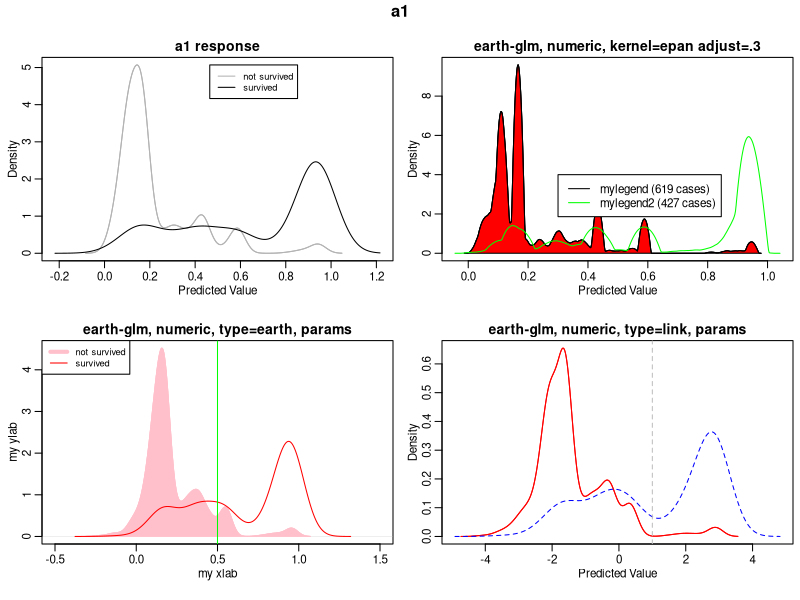
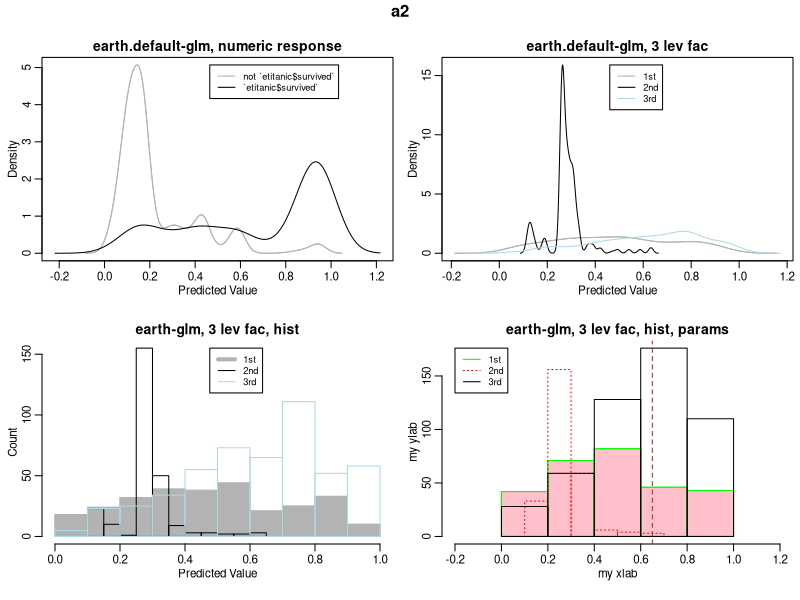
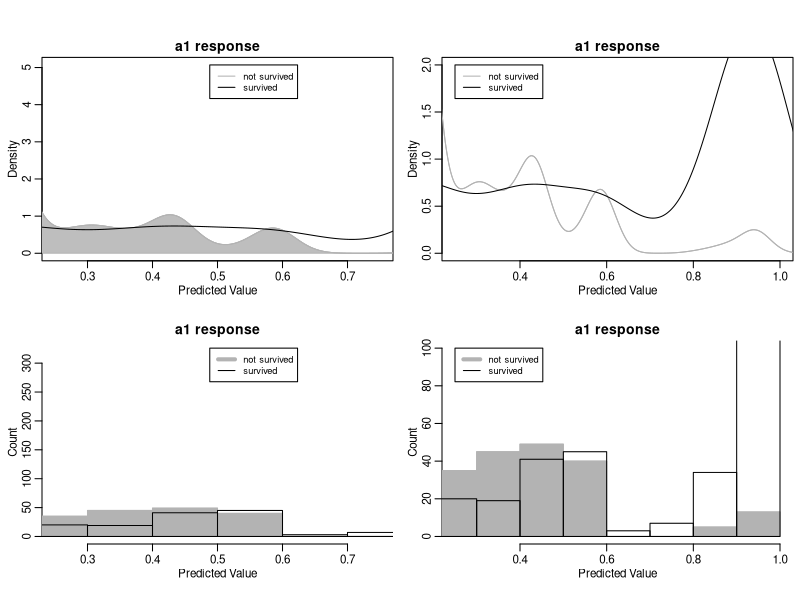
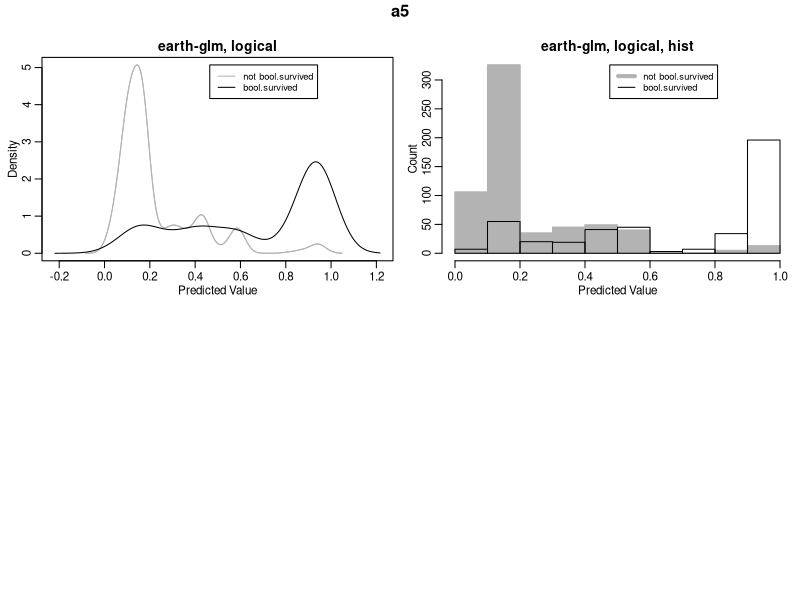
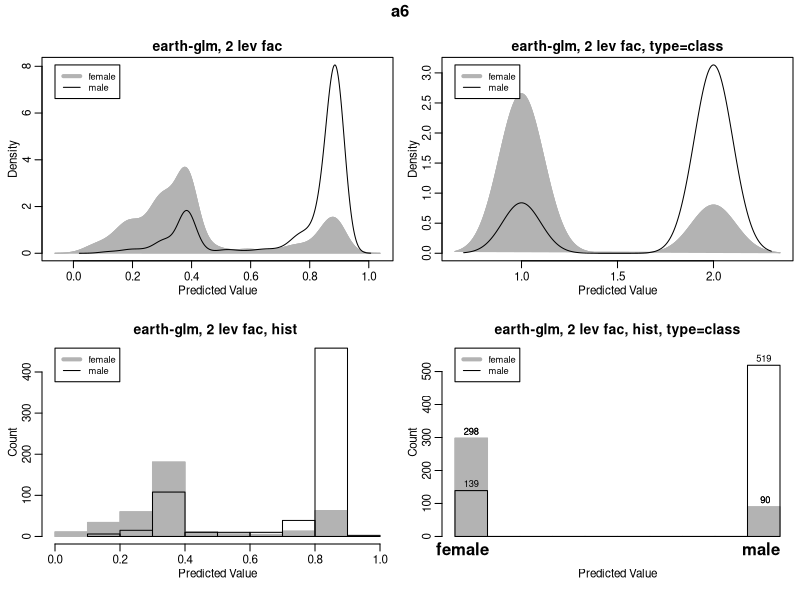
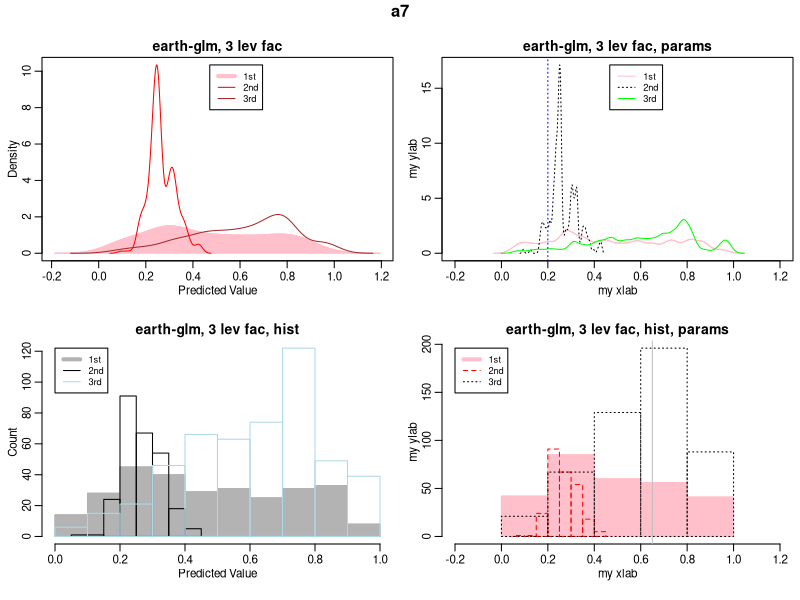
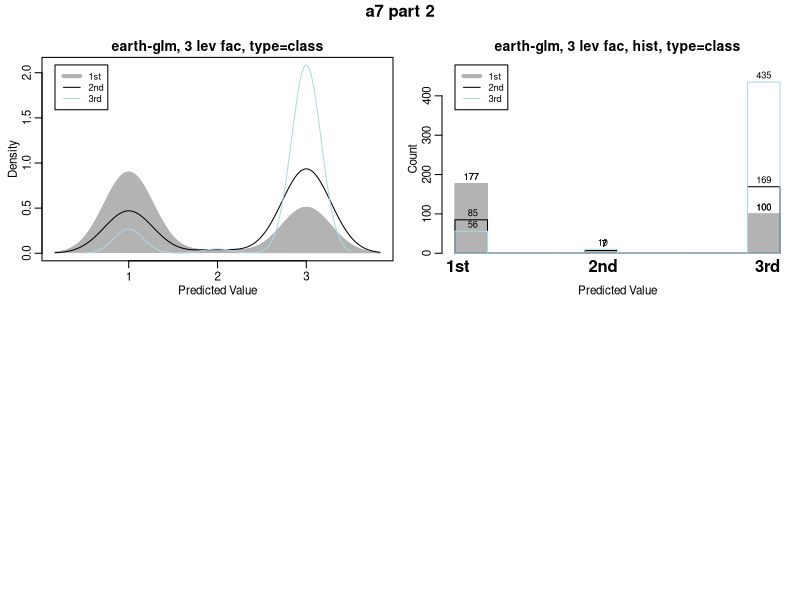
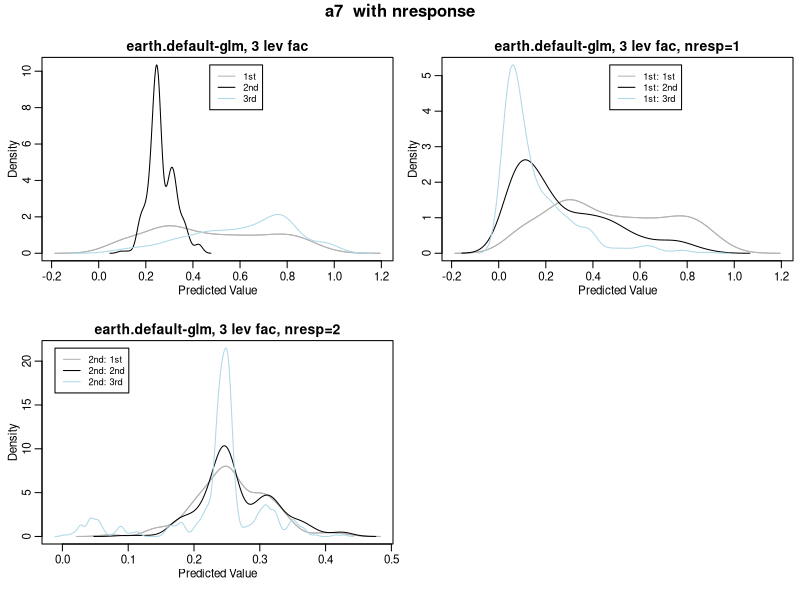

These figures' R source, in order: (Note: this script raises an error after producing the figures.)
# test.plotd.R

library(earth)
set.seed(2016)

printh <- function(caption)
    cat("===", caption, "\n", sep="")

multifigure <- function(caption)
{
    printh(caption)
    par(mfrow=c(2, 2))
    par(cex = 0.7)
    par(mar = c(4, 3, 1.7, 0.5))    # small margins and text to pack figs in
    par(mgp = c(1.6, 0.6, 0))       # flatten axis elements
    oma <- par("oma") # make space for caption
    oma[3] <- 2.4
    par(oma=oma)
}
do.caption <- function(caption)
    mtext(caption, outer=TRUE, font=2, line=1, cex=1)
data(etitanic)
if(!interactive())
    postscript(paper="letter")
old.par <- par(no.readonly=TRUE)

# test plotd basic functionality on a numeric response

multifigure("a1") # start a new page
a1 <- earth(survived ~ ., data=etitanic, degree=2, glm=list(family=binomial))

plotd(a1)
do.caption("a1")

plotd(a1, main="earth-glm, numeric, kernel=epan adjust=.3", trace=TRUE,
      kernel="epan", adjust=.3, legend.names=c("mylegend", "mylegend2"),
      legend.pos=c(.3,4), cex.legend=1, legend.extra=TRUE,
      col=c(1, "green"), fill="red")

plotd(a1, main="earth-glm, numeric, type=earth, params",
      type="earth", xlab="my xlab", ylab="my ylab",
      legend.pos="topleft", xlim=c(-.5, 1.5), zero.line=TRUE, vline.col="green",
      col=c("pink", "red"), fill="pink")

plotd(a1, main="earth-glm, numeric, type=link, params", type="link", legend=FALSE,
      col=c("red", "blue"), lty=c(1,2),
      vline.thresh=1, vline.col="gray", vline.lty=2)

# test with earth.default (as opposed to earth.formula)
multifigure("a2") # start a new page
a2 <- earth(etitanic[,-2], etitanic$survived, degree=2, glm=list(family=binomial))
plotd(a2, main="earth.default-glm, numeric response")
do.caption("a2")

printh("a3")
a3 <- earth(etitanic[,-1], etitanic$pclass, degree=2, glm=list(family=binomial))
plotd(a3, main="earth.default-glm, 3 lev fac")

# test plotd with histograms

plotd(a3, main="earth-glm, 3 lev fac, hist", hist=TRUE)

plotd(a3, main="earth-glm, 3 lev fac, hist, params",
      hist=TRUE, col=c("green", "red", "black"), fill="pink", lty=c(1,3),
      xlab="my xlab", ylab="my ylab", xlim=c(-.2, 1.2),
      vline.thresh=.65, vline.col="brown", vline.lty=2, breaks=5)

# xlim and ylim tests

multifigure("xlim and ylim tests") # start a new page
plotd(a1, xlim=c(.25,.75), fill="gray")
printh("xlim and ylim tests")
plotd(a1, xlim=c(.25,1), ylim=c(0,2))
plotd(a1, xlim=c(.25,.75), hist=TRUE)
plotd(a1, xlim=c(.25,1), ylim=c(0,100), hist=TRUE)

# test plotd with a logical response

multifigure("a5")
bool.survived <- as.logical(etitanic$survived)
a5 <- earth(bool.survived ~ . - survived, data=etitanic, degree=2, glm=list(family=binomial))
plotd(a5, main="earth-glm, logical")
do.caption("a5")
plotd(a5, main="earth-glm, logical, hist", hist=TRUE)

# test plotd with a two level factor

multifigure("a6")
a6 <- earth(sex ~ ., data=etitanic, glm=list(family=binomial))
plotd(a6, main="earth-glm, 2 lev fac", fill="gray70")
do.caption("a6")
plotd(a6, main="earth-glm, 2 lev fac, type=class", type="class", fill="gray70")
plotd(a6, main="earth-glm, 2 lev fac, hist ", hist=TRUE)
plotd(a6, main="earth-glm, 2 lev fac, hist, type=class", type="class", hist=TRUE, labels=TRUE)

# test plotd with a 3 level factor

multifigure("a7")
a7 <- earth(pclass ~ ., data=etitanic, glm=list(family=binomial))

plotd(a7, main="earth-glm, 3 lev fac",
      col=c("pink", "red", "brown"), fill="pink")
do.caption("a7")

plotd(a7, main="earth-glm, 3 lev fac, params",
      xlab="my xlab", ylab="my ylab", xlim=c(-.2, 1.2),
      col=c("pink", "black", "green"), lty=c(1,3,1),
      vline.thresh=.2, vline.col="blue", vline.lty=3,
      adjust=.3)

plotd(a7, main="earth-glm, 3 lev fac, hist", hist=TRUE)

plotd(a7, main="earth-glm, 3 lev fac, hist, params",
      hist=TRUE, col=c("pink", "red", "black"), fill=c("pink"), lty=c(1,2,3),
      xlab="my xlab", ylab="my ylab", xlim=c(-.2, 1.2),
      vline.thresh=.65, vline.col="gray", vline.lty=1,
      breaks=5)

multifigure("a7 part 2")
plotd(a7, type="class", main="earth-glm, 3 lev fac, type=class", fill="gray70")
do.caption("a7 part 2")
plotd(a7, type="class", main="earth-glm, 3 lev fac, hist, type=class", hist=TRUE, labels=TRUE)

# test nresponse

multifigure("a7 with nresponse")
plotd(a7, main="earth.default-glm, 3 lev fac")
do.caption("a7  with nresponse")
plotd(a7, main="earth.default-glm, 3 lev fac, nresp=1", nresp=1)
plotd(a7, main="earth.default-glm, 3 lev fac, nresp=2", nresp=2)
#plotd(a7, main="earth.default-glm, 3 lev fac, nresp=c(1,2)", nresp=c(1,2))

# test plotd with earth not glm

multifigure("a8")
a8 <- earth(survived ~ ., data=etitanic, degree=2)
plotd(a8, main="earth, numeric, no glm arg")
do.caption("a8")
plotd(a8, main="earth, hist, num, no glm arg, type=class", hist=TRUE, type="class")

printh("a9")
a9 <- earth(survived - .5 ~ .-survived, data=etitanic, degree=2)
plotd(a9, main="earth, survived-.5, type=class, thresh=0", hist=TRUE, type="class",thresh=0,vline.col="brown",xaxis.cex=.8, fill="pink",breaks=4,labels=TRUE)
plotd(a9, main="earth, survived-.5, type=class, thresh=0.3", hist=TRUE, type="class",thresh=0.3,vline.col="brown", xaxis.cex=.7,breaks=3,labels=TRUE)

multifigure("a10")
bool.survived <- as.logical(etitanic$survived)
a10 <- earth(bool.survived ~ . - survived, data=etitanic, degree=2)
plotd(a10, main="earth, logical, no glm arg")
do.caption("a10")

printh("a11")
a11 <- earth(sex ~ ., data=etitanic, degree=2)
plotd(a11, main="earth, 2 lev fac, no glm arg")

printh("a12")
a12 <- earth(pclass ~ ., data=etitanic, degree=2)
plotd(a12, main="earth, 3 lev fac, no glm arg")

# test that we can change the order of the levels and still get the same results
multifigure("compare pclass with different factor levels")
printh("fit.pclass")
fit.pclass <- earth(pclass ~ ., data=etitanic, degree=2)
plotd(fit.pclass, type="class", hist=1, main="fit.pclass", fill=0,
           col=c(2, 1, "lightblue"))
do.caption("left and right graphs should match, up to level order")
printh("fit.pclass.reorder")
tit <- etitanic
pclass <- as.character(tit$pclass)
pclass[pclass == "1st"] <- "first"
pclass[pclass == "2nd"] <- "class2"
pclass[pclass == "3rd"] <- "classthird"
tit$pclass <- factor(pclass, levels=c("class2", "classthird", "first"))
fit.pclass.reorder <- earth(pclass ~ ., data=tit, degree=2)
plotd(fit.pclass.reorder, type="class", hist=1, main="fit.pclass.reorder",
      col=c(1, "lightblue", 2), fill=0, legend.pos="topright")

# examples from the man page

printh("example(plotd)")
example(plotd)
do.caption("example(plotd)")

multifigure("glm.model example from man page")
library(earth); data(etitanic)
glm.model <- glm(sex ~ ., data=etitanic, family=binomial)
plotd(glm.model)
do.caption("glm.model example from man page")

printh("lm.model example from man page")
library(earth); data(etitanic)
lm.model <- lm(as.numeric(sex) ~ ., data=etitanic)
plotd(lm.model, trace=2)
plot(1,1) # dummy plot
plot(1,1)

# test with rpart (also test nresponse with a character value)
printh("rpart")
library(rpart); library(earth); data(etitanic)
rpart.model <- rpart(sex ~ ., data = etitanic, method="class")
plotd(rpart.model, type="prob", nresponse="female")
plotd(rpart.model, type="prob", nresponse="ma")
plotd(rpart.model, type="class", hist=TRUE, labels=TRUE)
plotd(rpart.model, hist=TRUE, labels=TRUE) # default type is "vector"

printh("lda.model examples from man pages")
library(MASS); library(earth); data(etitanic)
lda.model <- lda(sex ~ ., data=etitanic)
plotd(lda.model, type="response")
plotd(lda.model, hist=TRUE, labels=TRUE)

library(MASS); library(earth); set.seed(420)
example(lda)
plotd(z, type="response", nresponse=1) # nresponse=1 selects first linear discriminant
do.caption("lda.model example from example(lda)")

a.qda <- qda(survived ~ ., data=etitanic)
plotd(a.qda)
plotd(a.qda, type="post")

# test plotd with lm models

multifigure("lm1")
lm1 <- lm(survived ~ ., data=etitanic)
plotd(lm1)
do.caption("lm1")
plotd(lm1, main="lm1, survived")
plotd(lm1, hist=TRUE, main="lm1, survived, hist=TRUE, labels=1", labels=1)

printh("lm2")
bool.survived <- as.logical(etitanic$survived)
lm2 <- lm(bool.survived ~ . - survived, data=etitanic)
plotd(lm2, main="lm, logical")

# following commented out because lm doesn't like factor responses(?)
# printh("lm3")
# lm3 <- lm(sex ~ ., data=etitanic)
# plotd(lm3, main="lm, 2 lev fac")
#
# printh("lm4")
# lm4 <- lm(pclass ~ ., data=etitanic)
# plotd(lm4, main="lm, 3 lev fac")

multifigure("lm5")
lm5 <- lm(age - mean(age)~ ., data=etitanic)
plotd(lm5, main="lm5, age - mean(age)")
do.caption("lm5")

printh("lm6")
lm6 <- lm(unclass(pclass)-1 ~ ., data=etitanic)
plotd(lm6, main="lm6, unclass(pclass)-1")
plotd(lm6, main="lm6, unclass(pclass)-1, fac=TRUE", hist=TRUE)

printh("lm7")
lm7 <- lm(cbind(survived, sin(age)) ~ ., data=etitanic) # nonsense model
plotd(lm7, xlim=c(-.5,1.5), hist=TRUE, main="lm7, NCOL(y)==2")

multifigure("lm5")
lm8 <- lm(cbind(survived, sin(age), cos(age)) ~ ., data=etitanic) # nonsense model
plotd(lm8, hist=TRUE, main="lm8, NCOL(y)==3")
do.caption("lm8")

# test plotd with glm models

multifigure("glm1")
glm1 <- glm(survived ~ ., data=etitanic, family=binomial)
plotd(glm1, main="glm1, survived")
do.caption("glm1")

printh("glm2")
glm2 <- glm(pclass ~ ., data=etitanic, family=binomial)
plotd(glm2, main="glm2, pclass")

printh("glm3")
glm3 <- glm(sex ~ ., data=etitanic, family=binomial)
plotd(glm3, main="glm3, sex")

multifigure("glm, 3 level factor with dichot")
glm4 <- glm(pclass ~ ., data=etitanic, family=binomial)
plotd(glm4, dichot = TRUE, type="link")
do.caption("glm, 3 level factor with dichot")
plotd(glm4, dichot = FALSE, type="link")
plotd(glm4, dichot = TRUE) # default type="response"
plotd(glm4, dichot = FALSE, type=NULL) # default type="response"

# lda with formula interface

library(MASS)
multifigure("lda1")
lda1 <- lda(sex ~ ., data=etitanic)
plotd(lda1, main="lda1, 2 lev fac", trace=1)
do.caption("lda1")
plotd(lda1, main="lda1, 2 lev fac, hist=TRUE", type="response", hist=TRUE)
plotd(lda1, main="lda1, 2 lev fac, hist=TRUE, type=post", hist=TRUE, type="post")
plotd(lda1, main="lda1, 2 lev fac, hist=TRUE, type=class", hist=TRUE, type="class", labels=TRUE)

multifigure("lda2")
lda2 <- lda(pclass ~ ., data=etitanic)
plotd(lda2, type="response", main="lda2, 3 lev fac, nresponse=1", jitter=TRUE, nresponse=1)
do.caption("lda2")
plotd(lda2, type="response", main="lda2, 3 lev fac, nresponse=1", jitter=TRUE, nresponse=1)
plotd(lda2, type="response", main="lda2, 3 lev fac, nresponse=2", jitter=TRUE, nresponse=2)
# plotd(lda2, main="lda2, 3 lev fac, nresponse=NULL", jitter=TRUE, nresponse=NULL)

multifigure("lda2 part 2")
# plotd(lda2, type="response", main="lda2, 3 lev fac, hist=TRUE", hist=TRUE)
plotd(lda2, main="lda2, 3 lev fac, hist=TRUE, type=p, nresponse=1", hist=TRUE, type="p", nresponse=1)
do.caption("lda2 part 2")
plotd(lda2, main="lda2, 3 lev fac, type=p", type="p")
plotd(lda2, main="lda2, 3 lev fac, hist=TRUE, type=class, nresponse=1", hist=TRUE, type="class", nresponse=1)

multifigure("lda2 with dichot")
plotd(lda2, main="lda2, 3 lev fac, type=p, nresponse=1", hist=TRUE, type="p", nresponse=1)
do.caption("lda2 with dichot")
plotd(lda2, main="lda2, 3 lev fac, dichot=1, type=p, nresponse=1", hist=TRUE, type="p", nresponse=1, dichot=TRUE)
plotd(lda2, main="lda2, 3 lev fac, type=p, nresponse=1", type="p", nresponse=1)
plotd(lda2, main="lda2, 3 lev fac, dichot=1, type=p, nresponse=1", type="p", nresponse=1, dichot=TRUE)

multifigure("lda3")
lda3 <- lda(survived ~ ., data=etitanic)
plotd(lda3, type="response", main="lda3, logical")
do.caption("lda3")
plotd(lda3, type="response", main="lda3, logical, hist=TRUE", hist=TRUE)
plotd(lda3, main="lda3, logical, hist=TRUE, type=posterior", hist=TRUE, type="posterior")
plotd(lda3, main="lda3, logical, hist=TRUE, type=class", hist=TRUE, type="class", labels=TRUE)

# lda with default interface

# predict.lda (called by plotd) can't deal with factors in x argument
etitanic1 <- etitanic
etitanic1[,1] <- as.numeric(etitanic1[,1]) # pclass
etitanic1[,3] <- as.numeric(etitanic1[,3]) # sex

multifigure("ldad1")
ldad1 <- lda(etitanic1[,-3], etitanic$sex)
plotd(ldad1, type="response", main="ldad1, 2 lev fac")
do.caption("ldad1")
plotd(ldad1, type="response", main="ldad1, 2 lev fac, hist=TRUE", hist=TRUE)
plotd(ldad1, main="ldad1, 2 lev fac, hist=TRUE, type=post", hist=TRUE, type="post")
plotd(ldad1, main="ldad1, 2 lev fac, hist=TRUE, type=class", hist=TRUE, type="class")

multifigure("ldad2")
ldad2 <- lda(etitanic1[,-1], etitanic$pclass)
# plotd(ldad2, type="response", main="ldad2, 3 lev fac", jitter=TRUE)
plotd(ldad2, type="response", main="ldad2, 3 lev fac, nresponse=1", jitter=TRUE, nresponse=1)
do.caption("ldad2")
plotd(ldad2, type="response", main="ldad2, 3 lev fac, nresponse=2", jitter=TRUE, nresponse=2)
multifigure("ldad2 part 2")
plotd(ldad2, type="response", main="ldad2, 3 lev fac, hist=TRUE, nresponse=1", hist=TRUE, nresponse=1)
do.caption("ldad2 part 2")
plotd(ldad2, main="ldad2, 3 lev fac, hist=TRUE, type=p, nresponse=1", hist=TRUE, type="p", nresponse=1)
plotd(ldad2, main="ldad2, 3 lev fac, type=p, nresponse=1", type="po", nresponse=1)
plotd(ldad2, main="ldad2, 3 lev fac, hist=TRUE, type=class, nresponse=1", hist=TRUE, type="cla", nresponse=1)

multifigure("ldad3")
ldad3 <- lda(etitanic1[,-2], etitanic$survived)
plotd(ldad3, type="response", main="ldad3, logical")
do.caption("ldad3")
plotd(ldad3, type="response", main="ldad3, logical, hist=TRUE", hist=TRUE)
plotd(ldad3, main="ldad3, logical, hist=TRUE, type=post", hist=TRUE, type="post")
plotd(ldad3, main="ldad3, logical, hist=TRUE, type=cl", hist=TRUE, type="cl")

# err shading

multifigure("err shading")
a.shade <- earth(survived ~ ., data=etitanic, degree=2, glm=list(family=binomial))
plotd(a.shade, vline.col="gray", err.col=c("slategray1","slategray3"), fill=0)
do.caption("err shading")
plotd(a.shade, vline.col="gray", err.col=c(0, 0,"pink"), fill=0, vline.thresh = .6, err.border=c(0,0,2))
# try various err.shade options
plotd(a.shade, vline.thresh = .7, vline.col=1, vline.lty=2, vline.lwd=3, fill=0, col=c(2,1),
      err.col=c("slategray1","slategray3","pink"),
      err.border=c(3,4,5), err.lwd=c(1,2,3))
# reverse direction of reducible error area
a1.shade <- earth(!survived ~ ., data=etitanic, degree=2, glm=list(family=binomial))
plotd(a1.shade, vline.col="gray", err.col=c("slategray1","slategray3","pink"), err.border=c("slategray1","slategray3","red"))

# clip xlim into the shaded area and make sure area is still shaded correctly
multifigure("err shading with xlim")
a.shade <- earth(survived ~ ., data=etitanic, degree=2, glm=list(family=binomial))
plotd(a.shade, vline.thresh = .7, vline.col=1, vline.lty=2, vline.lwd=3, fill=0, col=c(2,1),
      err.col=c("slategray1","slategray3","pink"),
      err.border=c(3,4,5), err.lwd=c(1,2,3), xlim=c(.3,1))
plotd(a.shade, vline.thresh = .7, vline.col=1, vline.lty=2, vline.lwd=3, fill=0, col=c(2,1),
      err.col=c("slategray1","slategray3","pink"),
      err.border=c(3,4,5), err.lwd=c(1,2,3), xlim=c(.5,1))
plotd(a.shade, vline.thresh = .7, vline.col=1, vline.lty=2, vline.lwd=3, fill=0, col=c(2,1),
      err.col=c("slategray1","slategray3","pink"),
      err.border=c(3,4,5), err.lwd=c(1,2,3), xlim=c(.3,.6))
# reverse direction of reducible error area
a1.shade <- earth(!survived ~ ., data=etitanic, degree=2, glm=list(family=binomial))
plotd(a1.shade, vline.col="gray", err.col=c("slategray1","slategray3","pink"),
      err.border=c("slategray1","slategray3","red"), xlim=c(.52, .9))

par(old.par)

if(!interactive()) {
    dev.off()         # finish postscript plot
    q(runLast=FALSE)  # needed else R prints the time on exit (R2.5 and higher) which messes up the diffs
}
